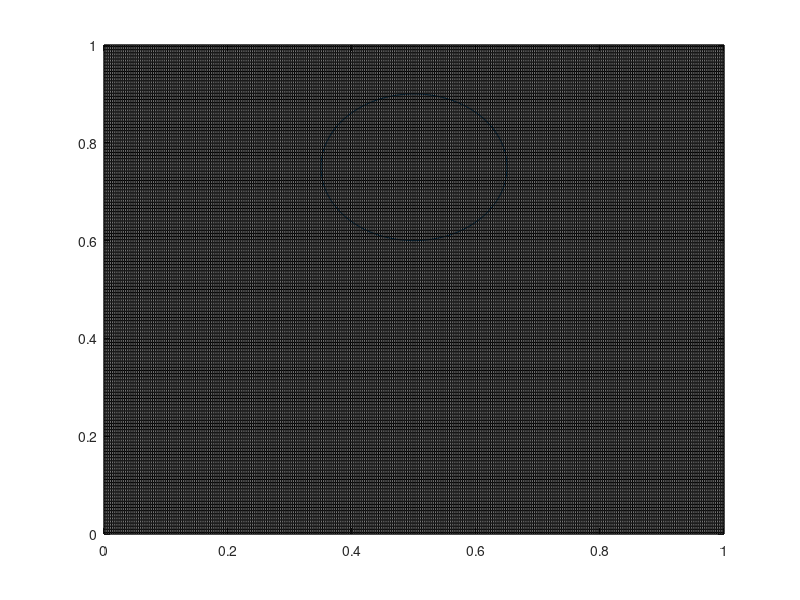

The MATLAB script that drew this image: (Note: this script raises an error after producing the figure.)
clear 
clc
close all
% -------------------------------------------------------------------------
% Interface tracking test
% -------------------------------------------------------------------------


% currently the algorthim fails if the circle falls exactly on the 
% line or corner (try Nx=Ny=11). also for uneven meshes.
Nx =333;
Ny = Nx;
x_pos = 0.5;
y_pos = 0.75;
r = 0.15;
x = linspace(0,1,Nx);
y = linspace(0,1,Ny);
h = y(3) - y(2);
[X,Y] = meshgrid(x,y);

%% circle stuff
cir_dis = 0:pi/100:2*pi; %decrease step size for more exact circle plot
xcir = 0.15 * cos(cir_dis) + 0.5;
ycir = 0.15 * sin(cir_dis) + 0.75;
plot(xcir,ycir)
hold on
for i = 1:Nx
    plot(ones(1,length(x))*x(i),y,'k','Linewidth',0.25)
    plot(x,ones(1,length(y))*y(i),'k','Linewidth',0.25)
end

[C,cir_xloc_x,cir_yloc_y,cir_xloc_y,cir_yloc_x] = ...
        circle_init(x,y,h,x_pos,y_pos,r);
[mx,my] = youngsFD(h,x,y,C);
%% for the reconstruct function

% test C values (page 96)
C = [0,0.02,.1;...
   0.2, 0.8,1;...
   0.7, 1,1];

% C = [.1,0.02,0;...
%    1, 0.8,0.2;...
%    1, 1,0.7];

% corresponding test x , y and h values
x = linspace(0,3,3);
y = x;
h = x(2)-x(1);
% Calculation of x and y components of normal vector
[mx,my] = youngsFD(h,x,y,C);

tol = 1e-5;
max_it = 100000; 
err = 1;
num_it=0;
alpha_guess=1;
mx = mx(2,2);
my=my(2,2);
C = C(2,2);
while abs(err) > tol && num_it <= max_it

Area = Alpha(mx,my,h,alpha_guess,C);

err1 = abs(Area - C*h^2);
alpha_guess1 = alpha_guess;
area1 = Area;
alpha_guess = alpha_guess *1.01;
if abs(err1) < tol
alpha_guess = alpha_guess/1.0100000001; %lmao

end

Area = Alpha(mx,my,h,alpha_guess,C);

err2 = abs(Area - C*h^2);
area2 = Area;
alpha_guess2 = alpha_guess;

alpha_new = alpha_guess1 - err1/((err1-err2)/(alpha_guess1-alpha_guess2));
alpha_guess = alpha_new;
num_it = num_it+1;
err = err1;
alpha = alpha_new;

end
areaC = C*h^2;


Ax = mx/(2*my);
alp = sqrt(2*mx*my*Area);

delx = alpha/mx;
dely = alpha/my;
% slope= -1/(delx/dely);
slope = -1/(my/mx);


mbold = (mx^2 + my^2)^(1/2);
%slope = -1/(mx^2 + my^2)^(1/2);
delx = alpha/mx;
dely = alpha/my;
% delx = mx;
% dely = my;
% dely = 0.5;

b = (dely)-(delx)*slope;  %from both x and y
b = (delx+0.5)*slope + 0.5; %at (delx,0);
xgrid = linspace(0,3,4);
ygrid = xgrid;
figure
hold on
for i = 1:length(xgrid)
    plot(ones(1,length(xgrid))*xgrid(i),ygrid,'k','Linewidth',0.25)
    plot(xgrid,ones(1,length(ygrid))*ygrid(i),'k','Linewidth',0.25)
end
linex = linspace(xgrid(2), xgrid(3),10);
liney = slope*linex + b;
% plot(linex,liney)
cch = ((0.802 - 0.5)/2 * (0.852-0.5))/(0.5^2);


%% current graph stuff
cir_xloc_x = [cir_xloc_x,cir_xloc_x];
cir_yloc_y = [cir_yloc_y,cir_yloc_y];
% plot(cir_xloc_x,cir_xloc_y,'o')
% plot(cir_yloc_x,cir_yloc_y,'o')


T = 2;
t = T/2; %this is for book example, deliverable 2 has t = T/pi
PHI = 1/pi .* cos(pi*t/T).*sin(pi.*X).^2 .* sin(pi.*Y).^2;

u = -2.*cos(pi.*t./T).*sin(pi.*X).^2 .* sin(pi.*Y).*cos(pi.*Y);
v = 2.*cos(pi.*t./T).*sin(pi.*Y).^2 .* sin(pi.*X).*cos(pi.*X);

% figure
% quiver(X,Y,u,v)
% C = (u.^2 + v.^2).^(1/2);


%% trying areafinder 

slope = 0.5618;
mx = 0.4898;
my = -0.8718;
x = 1;
y = 1;
h=1;
alpha = linspace(-1,-0.2,10000);

for i=1:length(alpha)
area(i) = areafinder(x,y,mx,my,h,alpha(i));
end
%for this example (havent done yet)
area = h^2 - area;
error = abs(0.8*h^2 - area);
[m,i] = min(error);
alpha = alpha(i);
dx = alpha/mx;
b = y - (x+alpha/mx)*slope;
liney = slope*linex+b;
plot(linex,liney)

%% Iterative solver for area finding method for whole mesh when ready for use
% for i = 1:length(x)
%     for j = 1:length(y)
%         
%         % Listing necessary parameters for area finding method
%         xval = X(i,j);      yval = Y(i,j);
%         mxval = mx(i,j);    myval = my(i,j);
%         
%         % Parameters to perform iterative method, including first iteration
%         % and tolerance of error for root finding
%         tol = 1e-8; 
%         err = 1e10;   Count = 1;   MaxCount = 25; alpha(Count) = 1; 
%         
%         % While loop to perform iteration calculation
%         while abs(err(Count)) > tol  &&  Count <= MaxCount
%             
%             % Calculation of area using areafinder function
%             Area(Count) = areafinder(xval,yval,mxval,myval,alpha(Count));
%             
%             % Evaluate error in area by comparing result to color function C
%             e1 =  Area(Count) - h^2*C(i,j);  
%             err(Count) = e1;
%             % Use perturbation for alpha if error is too large
%             if abs(e1) > tol
%                 alphapert = 1.0001*alpha(Count);
%                 Areapert = areafinder(xval,yval,mxval,myval,alphapert);
%                 e2 =  Areapert - h^2*C(i,j);
%                 alphanew = alpha(Count)-e1*(0.0001*alpha(Count))/(e2-e1);
%                 Count = Count+1;   
%                 alpha(Count) = alphanew;
%                 err(Count) = err(Count-1);
%             end   % End of iteration loop for perturbation
%             if Count >= MaxCount
%                 fprintf(1,'Iteration Failed -- Hit maximum iteration limit \n');
%             end   % End of overall iteration process
%         end
%         AlphaActual(i,j) = alpha(end)
%         AreaActual(i,j) = Area(end)
%     end
% end
% 
